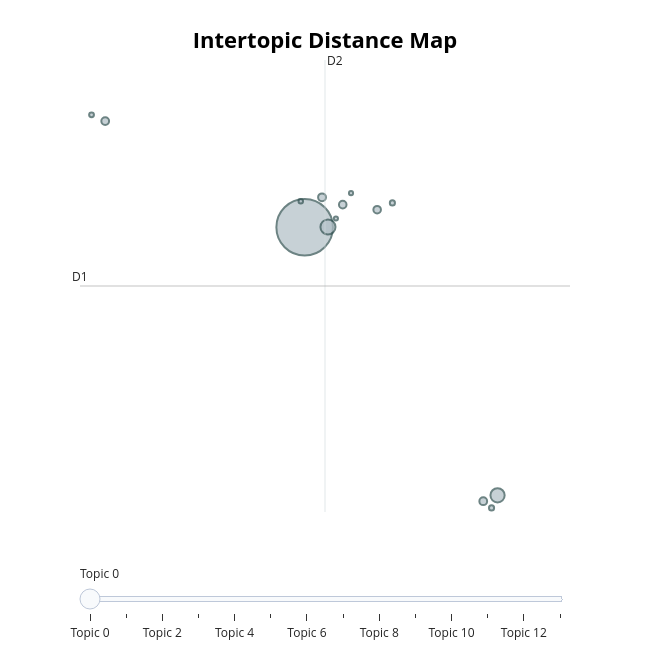

The code cell stored with this chart in its notebook:
### Markdown cell above
## Visualize Topics

### Code cell
topic_model.visualize_topics()

### Figure 1 — Plotly figure (JSON) as saved in the notebook; plotly's stock layout.template omitted (floating-point values rounded to 4 significant figures)
{"data": [{"customdata": [[0, "the | and | of | to | was", 2074], [1, "the | of | is | in | to", 147], [2, "brain | is | to | the | that", 131], [3, "bacteria | dna | the | to | in", 40], [4, "computer | data | is | software | information", 39], [5, "the | of | stars | is | earth", 39], [6, "are | the | they | of | fish", 37], [7, "are | is | of | species | and", 37], [8, "ice | ocean | the | is | sea", 17], [9, "radio | used | is | can | television", 17], [10, "is | are | atoms | hydrogen | electrons", 15], [11, "ants | spiders | are | the | crickets", 13], [12, "humans | ancestor | the | of | in", 11], [13, "ozone | methane | is | gas | atmosphere", 11]], "hovertemplate": "<b>Topic %{customdata[0]}</b><br>%{customdata[1]}<br>Size: %{customdata[2]}", "legendgroup": "", "marker": {"color": "#B0BEC5", "line": {"color": "DarkSlateGrey", "width": 2}, "size": [2074, 147, 131, 40, 39, 39, 37, 37, 17, 17, 15, 13, 11, 11], "sizemode": "area", "sizeref": 1.296, "symbol": "circle"}, "mode": "markers", "name": "", "orientation": "v", "showlegend": false, "type": "scatter", "x": [5.781, 6.245, 9.625, 6.126, 9.339, 1.806, 7.225, 6.539, 7.529, 9.505, 1.534, 5.703, 6.704, 6.404], "xaxis": "x", "y": [11.89, 11.9, -0.6993, 13.29, -0.9756, 16.87, 12.71, 12.95, 13.03, -1.29, 17.17, 13.1, 13.49, 12.3], "yaxis": "y"}], "layout": {"annotations": [{"showarrow": false, "text": "D1", "x": 1.304, "y": 9.13, "yshift": 10}, {"showarrow": false, "text": "D2", "x": 6.186, "xshift": 10, "y": 19.74}], "height": 650, "hoverlabel": {"bgcolor": "white", "font": {"family": "Rockwell", "size": 16}}, "legend": {"itemsizing": "constant", "tracegroupgap": 0}, "margin": {"t": 60}, "shapes": [{"line": {"color": "#CFD8DC", "width": 2}, "type": "line", "x0": 6.186, "x1": 6.186, "y0": -1.483, "y1": 19.74}, {"line": {"color": "#9E9E9E", "width": 2}, "type": "line", "x0": 1.304, "x1": 11.07, "y0": 9.13, "y1": 9.13}], "sliders": [{"active": 0, "pad": {"t": 50}, "steps": [{"args": [{"marker.color": [["red", "#B0BEC5", "#B0BEC5", "#B0BEC5", "#B0BEC5", "#B0BEC5", "#B0BEC5", "#B0BEC5", "#B0BEC5", "#B0BEC5", "#B0BEC5", "#B0BEC5", "#B0BEC5", "#B0BEC5"]]}], "label": "Topic 0", "method": "update"}, {"args": [{"marker.color": [["#B0BEC5", "red", "#B0BEC5", "#B0BEC5", "#B0BEC5", "#B0BEC5", "#B0BEC5", "#B0BEC5", "#B0BEC5", "#B0BEC5", "#B0BEC5", "#B0BEC5", "#B0BEC5", "#B0BEC5"]]}], "label": "Topic 1", "method": "update"}, {"args": [{"marker.color": [["#B0BEC5", "#B0BEC5", "red", "#B0BEC5", "#B0BEC5", "#B0BEC5", "#B0BEC5", "#B0BEC5", "#B0BEC5", "#B0BEC5", "#B0BEC5", "#B0BEC5", "#B0BEC5", "#B0BEC5"]]}], "label": "Topic 2", "method": "update"}, {"args": [{"marker.color": [["#B0BEC5", "#B0BEC5", "#B0BEC5", "red", "#B0BEC5", "#B0BEC5", "#B0BEC5", "#B0BEC5", "#B0BEC5", "#B0BEC5", "#B0BEC5", "#B0BEC5", "#B0BEC5", "#B0BEC5"]]}], "label": "Topic 3", "method": "update"}, {"args": [{"marker.color": [["#B0BEC5", "#B0BEC5", "#B0BEC5", "#B0BEC5", "red", "#B0BEC5", "#B0BEC5", "#B0BEC5", "#B0BEC5", "#B0BEC5", "#B0BEC5", "#B0BEC5", "#B0BEC5", "#B0BEC5"]]}], "label": "Topic 4", "method": "update"}, {"args": [{"marker.color": [["#B0BEC5", "#B0BEC5", "#B0BEC5", "#B0BEC5", "#B0BEC5", "red", "#B0BEC5", "#B0BEC5", "#B0BEC5", "#B0BEC5", "#B0BEC5", "#B0BEC5", "#B0BEC5", "#B0BEC5"]]}], "label": "Topic 5", "method": "update"}, {"args": [{"marker.color": [["#B0BEC5", "#B0BEC5", "#B0BEC5", "#B0BEC5", "#B0BEC5", "#B0BEC5", "red", "#B0BEC5", "#B0BEC5", "#B0BEC5", "#B0BEC5", "#B0BEC5", "#B0BEC5", "#B0BEC5"]]}], "label": "Topic 6", "method": "update"}, {"args": [{"marker.color": [["#B0BEC5", "#B0BEC5", "#B0BEC5", "#B0BEC5", "#B0BEC5", "#B0BEC5", "#B0BEC5", "red", "#B0BEC5", "#B0BEC5", "#B0BEC5", "#B0BEC5", "#B0BEC5", "#B0BEC5"]]}], "label": "Topic 7", "method": "update"}, {"args": [{"marker.color": [["#B0BEC5", "#B0BEC5", "#B0BEC5", "#B0BEC5", "#B0BEC5", "#B0BEC5", "#B0BEC5", "#B0BEC5", "red", "#B0BEC5", "#B0BEC5", "#B0BEC5", "#B0BEC5", "#B0BEC5"]]}], "label": "Topic 8", "method": "update"}, {"args": [{"marker.color": [["#B0BEC5", "#B0BEC5", "#B0BEC5", "#B0BEC5", "#B0BEC5", "#B0BEC5", "#B0BEC5", "#B0BEC5", "#B0BEC5", "red", "#B0BEC5", "#B0BEC5", "#B0BEC5", "#B0BEC5"]]}], "label": "Topic 9", "method": "update"}, {"args": [{"marker.color": [["#B0BEC5", "#B0BEC5", "#B0BEC5", "#B0BEC5", "#B0BEC5", "#B0BEC5", "#B0BEC5", "#B0BEC5", "#B0BEC5", "#B0BEC5", "red", "#B0BEC5", "#B0BEC5", "#B0BEC5"]]}], "label": "Topic 10", "method": "update"}, {"args": [{"marker.color": [["#B0BEC5", "#B0BEC5", "#B0BEC5", "#B0BEC5", "#B0BEC5", "#B0BEC5", "#B0BEC5", "#B0BEC5", "#B0BEC5", "#B0BEC5", "#B0BEC5", "red", "#B0BEC5", "#B0BEC5"]]}], "label": "Topic 11", "method": "update"}, {"args": [{"marker.color": [["#B0BEC5", "#B0BEC5", "#B0BEC5", "#B0BEC5", "#B0BEC5", "#B0BEC5", "#B0BEC5", "#B0BEC5", "#B0BEC5", "#B0BEC5", "#B0BEC5", "#B0BEC5", "red", "#B0BEC5"]]}], "label": "Topic 12", "method": "update"}, {"args": [{"marker.color": [["#B0BEC5", "#B0BEC5", "#B0BEC5", "#B0BEC5", "#B0BEC5", "#B0BEC5", "#B0BEC5", "#B0BEC5", "#B0BEC5", "#B0BEC5", "#B0BEC5", "#B0BEC5", "#B0BEC5", "red"]]}], "label": "Topic 13", "method": "update"}]}], "title": {"font": {"color": "Black", "size": 22}, "text": "<b>Intertopic Distance Map</b>", "x": 0.5, "xanchor": "center", "y": 0.95, "yanchor": "top"}, "width": 650, "xaxis": {"anchor": "y", "domain": [0, 1], "range": [1.304, 11.07], "title": {"text": ""}, "visible": false}, "yaxis": {"anchor": "x", "domain": [0, 1], "range": [-1.483, 19.74], "title": {"text": ""}, "visible": false}}}
